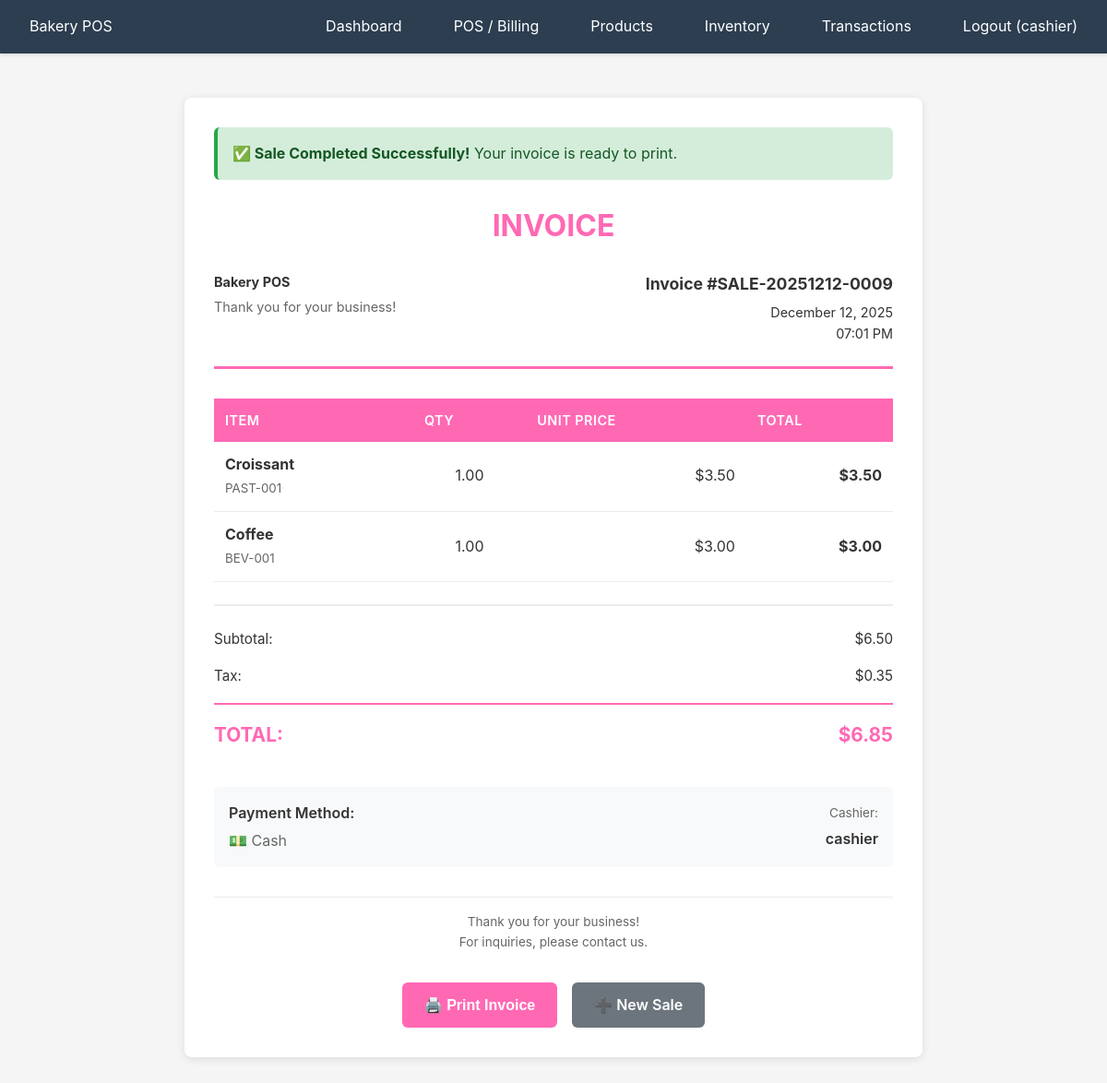
The app's page /pos/receipt/9 (signed in) with its own data.
### app/models/user.py (models this page shows)
class User(Base):
    __tablename__ = "users"
    id = Column(Integer, primary_key=True, index=True)
    username = Column(String(50), unique=True, nullable=False, index=True)
    email = Column(String(100), unique=True, nullable=False, index=True)
    password_hash = Column(String(255), nullable=False)
    role_id = Column(Integer, ForeignKey("roles.id"), nullable=False)
    is_active = Column(Boolean, default=True)
    created_at = Column(DateTime(timezone=True), server_default=func.now())
    role = relationship("Role", back_populates="users")
    sales = relationship("Sale", back_populates="cashier")
    shifts = relationship("Shift", back_populates="cashier")
    batches = relationship("Batch", back_populates="user")

### app/models/sale.py (models this page shows)
class Sale(Base):
    __tablename__ = "sales"
    id = Column(Integer, primary_key=True, index=True)
    sale_number = Column(String(50), unique=True, nullable=False, index=True)
    datetime = Column(DateTime(timezone=True), server_default=func.now(), nullable=False)
    cashier_id = Column(Integer, ForeignKey("users.id"), nullable=False)
    shift_id = Column(Integer, ForeignKey("shifts.id"), nullable=True)
    customer_id = Column(Integer, ForeignKey("customers.id"), nullable=True)
    subtotal = Column(Numeric(10, 2), nullable=False)
    tax_amount = Column(Numeric(10, 2), default=0)
    discount_amount = Column(Numeric(10, 2), default=0)
    total = Column(Numeric(10, 2), nullable=False)
    tender_type = Column(SQLEnum(TenderType), nullable=False)
    status = Column(SQLEnum(SaleStatus), default=SaleStatus.COMPLETED)
    notes = Column(String(500))
    cashier = relationship("User", back_populates="sales")
    shift = relationship("Shift", back_populates="sales")
    customer = relationship("Customer", back_populates="sales")
    sale_lines = relationship("SaleLine", back_populates="sale", cascade="all, delete-orphan")
    returns = relationship("Return", back_populates="original_sale")

class SaleLine(Base):
    __tablename__ = "sale_lines"
    id = Column(Integer, primary_key=True, index=True)
    sale_id = Column(Integer, ForeignKey("sales.id"), nullable=False)
    product_id = Column(Integer, ForeignKey("products.id"), nullable=False)
    qty = Column(Numeric(10, 2), nullable=False)
    unit_price = Column(Numeric(10, 2), nullable=False)
    line_discount = Column(Numeric(10, 2), default=0)
    line_total = Column(Numeric(10, 2), nullable=False)
    sale = relationship("Sale", back_populates="sale_lines")
    product = relationship("Product", back_populates="sale_lines")
    return_lines = relationship("ReturnLine", back_populates="original_line")

### app/models/product.py (models this page shows)
class Product(Base):
    __tablename__ = "products"
    id = Column(Integer, primary_key=True, index=True)
    sku = Column(String(50), unique=True, nullable=False, index=True)
    name = Column(String(200), nullable=False)
    category_id = Column(Integer, ForeignKey("categories.id"), nullable=False)
    price = Column(Numeric(10, 2), nullable=False)
    cost = Column(Numeric(10, 2), default=0)
    taxable = Column(Boolean, default=True)
    custom_tax_rate = Column(Numeric(5, 4), nullable=True)  # Custom tax rate for this product (e.g., 0.15 for 15%)
    is_active = Column(Boolean, default=True)
    on_hand = Column(Numeric(10, 2), default=0)
    created_at = Column(DateTime(timezone=True), server_default=func.now())
    category = relationship("Category", back_populates="products")
    sale_lines = relationship("SaleLine", back_populates="product")

### app/routers/pos.py (the view)
@router.get("/pos/receipt/{sale_id}", response_class=HTMLResponse)
async def receipt(
    request: Request,
    sale_id: int,
    user_data: dict = Depends(require_auth),
    db: Session = Depends(get_db)
):
    from sqlalchemy.orm import joinedload
    sale = db.query(Sale).options(
        joinedload(Sale.customer),
        joinedload(Sale.cashier),
        joinedload(Sale.sale_lines).joinedload(SaleLine.product)
    ).filter(Sale.id == sale_id).first()
    if not sale:
        return templates.TemplateResponse(
            "pos/checkout.html",
            {
                "request": request,
                "user": user_data["user"],
                "error": "Sale not found"
            }
        )
    return templates.TemplateResponse(
        "pos/receipt.html",
        {
            "request": request,
            "sale": sale,
            "user": user_data["user"]
        }
    )

### app/templates/pos/receipt.html (shortened to what this page needs)
{% extends "base.html" %}
{% block content %}
<div class="invoice-container">
    <div class="no-print" style="background: #d4edda; color: #155724; padding: 1rem; border-radius: 6px; margin-bottom: 1.5rem; border-left: 4px solid #28a745;">
        <strong>✅ Sale Completed Successfully!</strong> Your invoice is ready to print.
    </div>
    <div class="invoice-header">
        <h1 class="invoice-title">INVOICE</h1>
        <div class="invoice-meta">
            <div class="invoice-info">
                <strong>Bakery POS</strong>
                <div>Thank you for your business!</div>
            </div>
            <div class="invoice-number">
                <strong>Invoice #{{ sale.sale_number }}</strong>
                <div style="font-size: 0.9rem; font-weight: normal; margin-top: 0.25rem;">
                    {{ sale.datetime.strftime('%B %d, %Y') }}<br>
                    {{ sale.datetime.strftime('%I:%M %p') }}
                </div>
            </div>
        </div>
    </div>
    <table class="items-table">
        <thead>
            <tr>
                <th>Item</th>
                <th class="text-center">Qty</th>
                <th class="text-right">Unit Price</th>
                <th class="text-right">Total</th>
            </tr>
        </thead>
        <tbody>
            {% for line in sale.sale_lines %}
            <tr>
                <td>
                    <strong>{{ line.product.name }}</strong><br>
                    <small style="color: #666;">{{ line.product.sku }}</small>
                </td>
                <td class="text-center">{{ "%.2f"|format(line.qty) }}</td>
                <td class="text-right">${{ "%.2f"|format(line.unit_price) }}</td>
                <td class="text-right"><strong>${{ "%.2f"|format(line.line_total) }}</strong></td>
            </tr>
            {% endfor %}
        </tbody>
    </table>
    <div class="totals-section">
        <div class="total-row">
            <span>Subtotal:</span>
            <span>${{ "%.2f"|format(sale.subtotal) }}</span>
        </div>
        {% if sale.tax_amount > 0 %}
        <div class="total-row">
            <span>Tax:</span>
            <span>${{ "%.2f"|format(sale.tax_amount) }}</span>
        </div>
        {% endif %}
        <div class="total-row total">
            <span>TOTAL:</span>
            <span>${{ "%.2f"|format(sale.total) }}</span>
        </div>
    </div>
    <div class="payment-info">
        <div>
            <div class="payment-method">Payment Method:</div>
            <div style="margin-top: 0.25rem; color: #666;">
                {% if sale.tender_type.value == "cash" %}
                    💵 Cash
                {% elif sale.tender_type.value == "card" %}
                    💳 Card
                {% elif sale.tender_type.value == "transfer" %}
                    📱 Transfer
                {% elif sale.tender_type.value == "on_account" %}
                    📝 On Account
                {% else %}
                    {{ sale.tender_type.value|title }}
                {% endif %}
            </div>
        </div>
        <div class="text-right">
            <div style="font-size: 0.85rem; color: #666;">Cashier:</div>
            <div style="font-weight: 600; margin-top: 0.25rem;">{{ sale.cashier.username }}</div>
        </div>
    </div>
    <div class="footer">
        <p>Thank you for your business!</p>
        <p>For inquiries, please contact us.</p>
    </div>
    <div class="action-buttons no-print">
        <button onclick="window.print()" class="btn btn-primary">🖨️ Print Invoice</button>
        <a href="/pos/checkout" class="btn btn-secondary">➕ New Sale</a>
    </div>
</div>
{% endblock %}

### app/templates/base.html (shortened to what this page needs)
<!DOCTYPE html>
<html lang="en">
<head>
    <link rel="stylesheet" href="/static/css/style.css">
</head>
<body>
    {% if user %}
    <header class="no-print">
        <nav>
            <div>
                <a href="/dashboard">Bakery POS</a>
            </div>
            <ul>
                <li><a href="/dashboard">Dashboard</a></li>
                <li><a href="/pos/checkout">POS / Billing</a></li>
                <li><a href="/products">Products</a></li>
                <li><a href="/inventory">Inventory</a></li>
                <li><a href="/transactions/history">Transactions</a></li>
                <li><a href="/logout">Logout ({{ user.username }})</a></li>
            </ul>
        </nav>
    </header>
    {% endif %}
    <main class="container">
        {% block content %}{% endblock %}
    </main>
</body>
</html>

### app/static/css/style.css (style rules this page uses)
* { margin: 0; padding: 0; box-sizing: border-box; }
body { font-family: -apple-system, BlinkMacSystemFont, 'Segoe UI', Roboto, Oxygen, Ubuntu, Cantarell, sans-serif; font-size: 16px; line-height: 1.6; color: #333; background-color: #f5f5f5; }
.container { max-width: 1400px; margin: 0 auto; padding: 1rem; }
header { background-color: #2c3e50; color: white; padding: 1rem 0; box-shadow: 0 2px 4px rgba(0,0,0,0.1); position: sticky; top: 0; z-index: 9999; width: 100%; }
nav { display: flex; justify-content: space-between; align-items: center; padding: 0 1rem; }
nav ul { list-style: none; display: flex; gap: 1.5rem; flex-wrap: wrap; }
nav a { color: white; text-decoration: none; padding: 0.5rem 1rem; border-radius: 4px; transition: background-color 0.2s; }
.btn { display: inline-block; padding: 0.75rem 1.5rem; font-size: 1rem; border: none; border-radius: 6px; cursor: pointer; text-decoration: none; text-align: center; transition: all 0.2s; min-height: 44px; min-width: 44px; }
.btn-primary { background-color: #3498db; color: white; }
.btn-secondary { background-color: #95a5a6; color: white; }
.text-center { text-align: center; }
.text-right { text-align: right; }

### app/templates/pos/receipt.html (style rules this page uses)
body { background: #f5f5f5; }
.invoice-container { max-width: 800px; margin: 2rem auto; background: white; padding: 2rem; box-shadow: 0 2px 10px rgba(0,0,0,0.1); border-radius: 8px; }
.invoice-header { border-bottom: 3px solid #ff69b4; padding-bottom: 1.5rem; margin-bottom: 2rem; }
.invoice-title { font-size: 2rem; font-weight: 700; color: #ff69b4; margin: 0; text-align: center; }
.invoice-meta { display: grid; grid-template-columns: 1fr 1fr; gap: 2rem; margin-top: 1.5rem; }
.invoice-info { font-size: 0.9rem; color: #666; }
.invoice-info strong { color: #333; display: block; margin-bottom: 0.25rem; }
.invoice-number { text-align: right; font-size: 1.1rem; font-weight: 600; color: #333; }
.items-table { width: 100%; border-collapse: collapse; margin-bottom: 1.5rem; }
.items-table thead { background: #ff69b4; color: white; }
.items-table th { padding: 0.75rem; text-align: left; font-weight: 600; font-size: 0.9rem; text-transform: uppercase; letter-spacing: 0.5px; }
.items-table td { padding: 0.75rem; border-bottom: 1px solid #e9ecef; }
.text-right { text-align: right; }
.text-center { text-align: center; }
.totals-section { margin-top: 1.5rem; border-top: 2px solid #e9ecef; padding-top: 1rem; }
.total-row { display: flex; justify-content: space-between; padding: 0.5rem 0; font-size: 0.95rem; }
.total-row.total { font-size: 1.3rem; font-weight: 700; color: #ff69b4; border-top: 2px solid #ff69b4; padding-top: 1rem; margin-top: 0.5rem; }
.payment-info { margin-top: 2rem; padding: 1rem; background: #f8f9fa; border-radius: 6px; display: flex; justify-content: space-between; align-items: center; }
.payment-method { font-weight: 600; color: #333; }
.footer { margin-top: 2rem; padding-top: 1rem; border-top: 1px solid #e9ecef; text-align: center; color: #666; font-size: 0.85rem; }
.action-buttons { display: flex; gap: 1rem; justify-content: center; margin-top: 2rem; }
.btn { padding: 0.75rem 1.5rem; border: none; border-radius: 6px; font-weight: 600; cursor: pointer; text-decoration: none; display: inline-block; transition: all 0.2s; }
.btn-primary { background: #ff69b4; color: white; }
.btn-secondary { background: #6c757d; color: white; }

### records on screen
User: username "cashier", cashier.username "cashier"
Sale: sale_number "SALE-20251212-0009", datetime "December 12, 2025", datetime "07:01 PM", subtotal "6.50", tax_amount "0.35", total "6.85"
SaleLine: product.name "Croissant", product.sku "PAST-001", qty "1.00", unit_price "3.50", line_total "3.50"
SaleLine: product.name "Coffee", product.sku "BEV-001", qty "1.00", unit_price "3.00", line_total "3.00"
